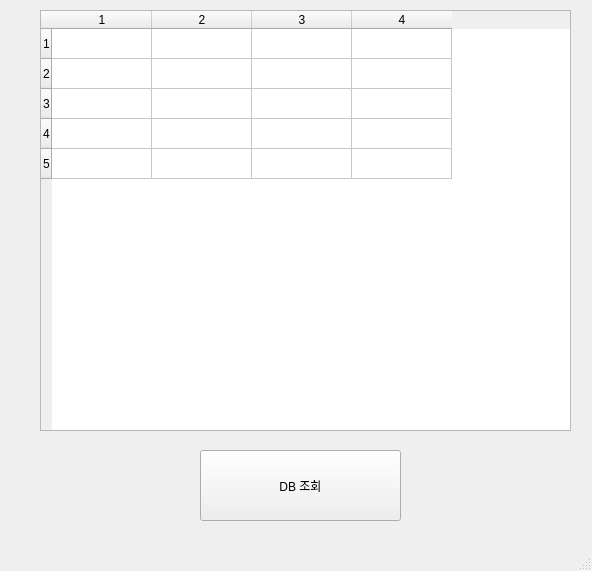
<?xml version="1.0" encoding="UTF-8"?>
<ui version="4.0">
 <class>MainWindow</class>
 <widget class="QMainWindow" name="MainWindow">
  <property name="geometry">
   <rect>
    <x>0</x>
    <y>0</y>
    <width>592</width>
    <height>571</height>
   </rect>
  </property>
  <property name="windowTitle">
   <string>MainWindow</string>
  </property>
  <widget class="QWidget" name="centralwidget">
   <widget class="QTableWidget" name="tableWidget">
    <property name="geometry">
     <rect>
      <x>40</x>
      <y>10</y>
      <width>531</width>
      <height>421</height>
     </rect>
    </property>
    <property name="rowCount">
     <number>5</number>
    </property>
    <property name="columnCount">
     <number>4</number>
    </property>
    <row/>
    <row/>
    <row/>
    <row/>
    <row/>
    <column/>
    <column/>
    <column/>
    <column/>
   </widget>
   <widget class="QPushButton" name="btn_load">
    <property name="geometry">
     <rect>
      <x>200</x>
      <y>450</y>
      <width>201</width>
      <height>71</height>
     </rect>
    </property>
    <property name="text">
     <string>DB 조회</string>
    </property>
   </widget>
  </widget>
  <widget class="QMenuBar" name="menubar">
   <property name="geometry">
    <rect>
     <x>0</x>
     <y>0</y>
     <width>592</width>
     <height>26</height>
    </rect>
   </property>
  </widget>
  <widget class="QStatusBar" name="statusbar"/>
 </widget>
 <resources/>
 <connections/>
</ui>
